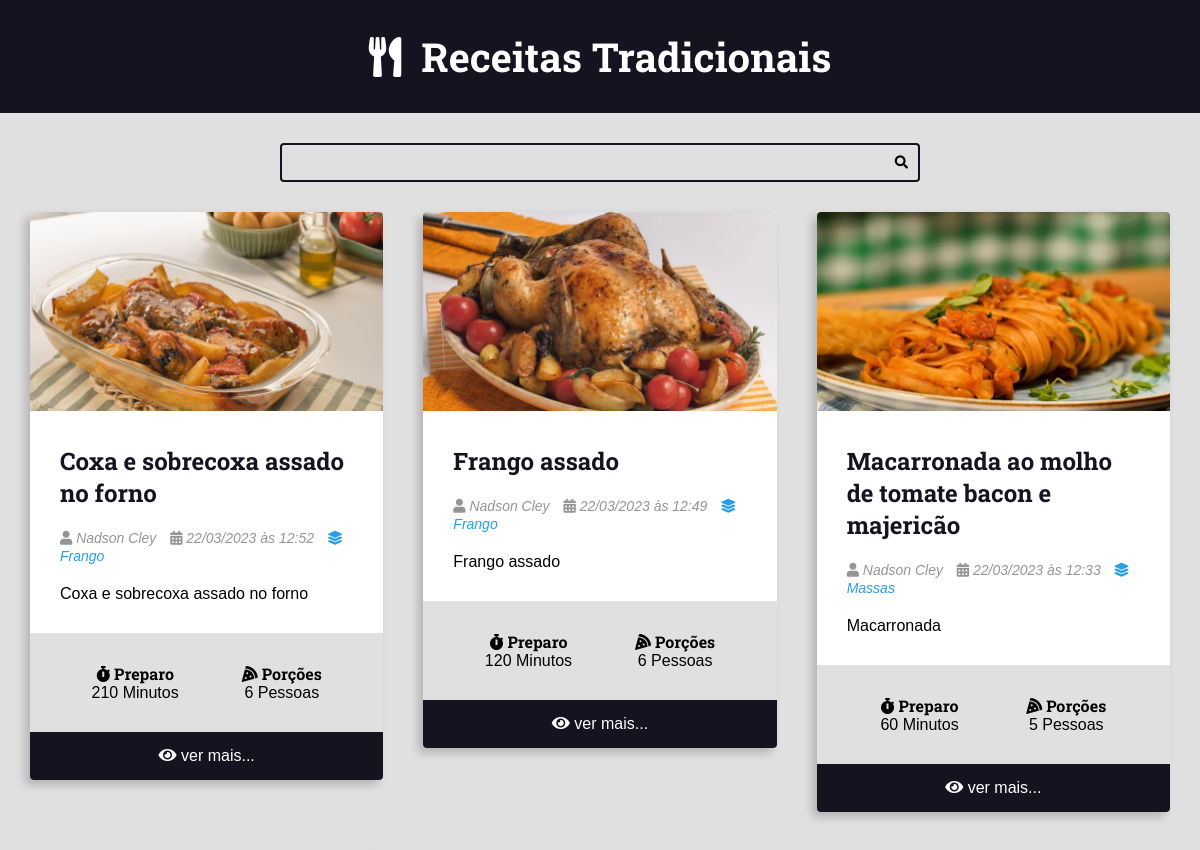
Before: / (upper part) with the older database file.
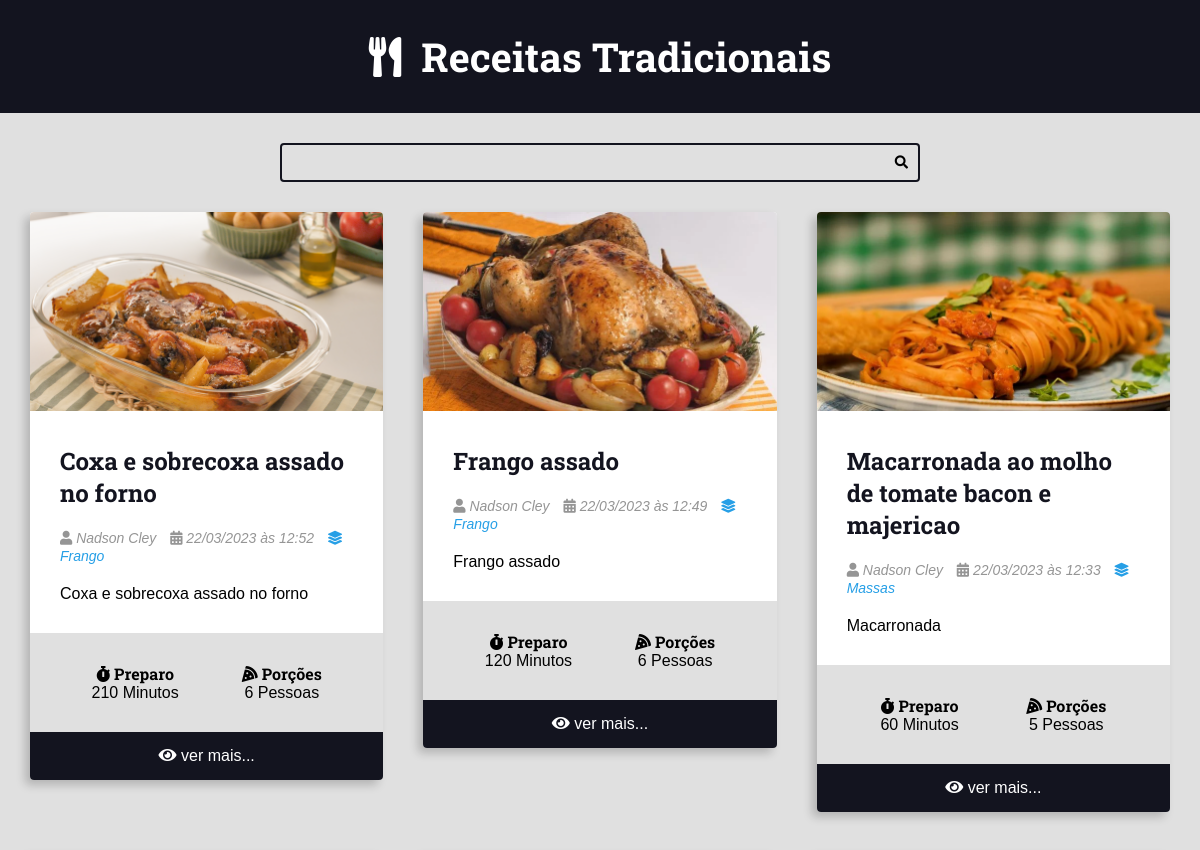
After: the same page with the newer database file.
### recipes/models.py (models this page shows, shortened)
class Recipe(models.Model):
    title = models.CharField(max_length=65)
    description = models.CharField(max_length=165)
    slug = models.SlugField()
    preparation_time = models.IntegerField()
    preparation_time_unit = models.CharField(max_length=65)
    servings = models.IntegerField()
    servings_unit = models.CharField(max_length=65)
    preparation_steps = models.TextField()
    preparation_steps_is_html = models.BooleanField(default=False)
    created_at = models.DateTimeField(auto_now_add=True)
    updated_at = models.DateTimeField(auto_now=True)
    is_published = models.BooleanField(default=False)
    cover = models.ImageField(
        upload_to='recipes/covers/%Y/%m/%d/', blank=True, default='')
    category = models.ForeignKey(
        Category, on_delete=models.SET_NULL, null=True, blank=True,
        default=None,
    )
    author = models.ForeignKey(
        User, on_delete=models.SET_NULL, null=True
    )

class Category(models.Model):
    name = models.CharField(max_length=65)

### recipes/views.py (the view)
# urls.py: 2. Add a URL to urlpatterns:  path('', views.home, name='home')
def home(request):
    recipes = Recipe.objects.filter(
        is_published=True
    ).order_by('-id')
    return render(request, 'recipes/pages/home.html', context={
        'recipes': recipes,  # Busca as receitas criadas em admin.
    })

### recipes/templates/recipes/pages/home.html (shortened to what this page needs)
{% extends 'global/base.html' %}
{% block content %}
<div class="main-content main-content-list container">
    {% for recipe in recipes %}
        {% include 'recipes/partials/recipe.html' %}
    {% endfor %}
</div>
{% endblock content %}

### recipes/templates/recipes/partials/recipe.html (shortened to what this page needs)
<div class="recipe recipe-list-item">
    {% if recipe.cover %}
        <div class="recipe-cover">
            <a href="{% url 'recipes:recipe' recipe.id %}">
                <img src="{{ recipe.cover.url }}" alt="Temporário">
            </a>
        </div>
    {% endif %}
    <div class="recipe-title-container">
        <h2 class="recipe-title">
            <a href="{% url 'recipes:recipe' recipe.id %}">
                {{ recipe.title }}
            </a>
        </h2>
    </div>
    <div class="recipe-author">
        <span class="recipe-author-item">
            <i class="fas fa-user"></i>
            {% if recipe.author.first_name %}
                {{ recipe.author.first_name }} {{ recipe.author.last_name }}
            {% else %}
                {{ recipe.author.username }}
            {% endif %}
        </span>
        <span class="recipe-author-item">
            <i class="fas fa-calendar-alt"></i>
            {{ recipe.created_at|date:"d/m/Y" }} às {{ recipe.created_at|date:"H:i" }}
        </span>
        {% if recipe.category is not None %}
            <span class="recipe-author-item">
                <a href="{% url 'recipes:category' recipe.category.id %}">
                    <i class="fas fa-layer-group"></i>
                    <span>{{ recipe.category.name }}</span>
                </a>
            </span>
        {% endif %}
    </div>
    <div class="recipe-content">
        <p>{{ recipe.description }}</p>
    </div>
    <div class="recipe-meta-container">
        <div class="recipe-meta recipe-preparation">
            <h3 class="recipe-meta-title"><i class="fas fa-stopwatch"></i> Preparo</h3>
            <div class="recipe-meta-text">
                {{ recipe.preparation_time }} {{ recipe.preparation_time_unit }}
            </div>
        </div>
        <div class="recipe-meta recipe-servings">
            <h3 class="recipe-meta-title"><i class="fas fa-pizza-slice"></i> Porções</h3>
            <div class="recipe-meta-text">
                {{ recipe.servings }} {{ recipe.servings_unit }}
            </div>
        </div>
    </div>
    {% if is_detail_page is not True %}
        <footer class="recipe-footer">
            <a class="recipe-read-more button button-dark button-full-width" href="{% url 'recipes:recipe' recipe.id %}">
                <i class="fas fa-eye"></i>
                <span>ver mais...</span>
            </a>
        </footer>
    {% endif %}
</div>

Changed rows visible on the page:
changed Recipe "Macarronada": title "Macarronada ao molho de tomate bacon e majericão" → "Macarronada ao molho de tomate bacon e majericao"
